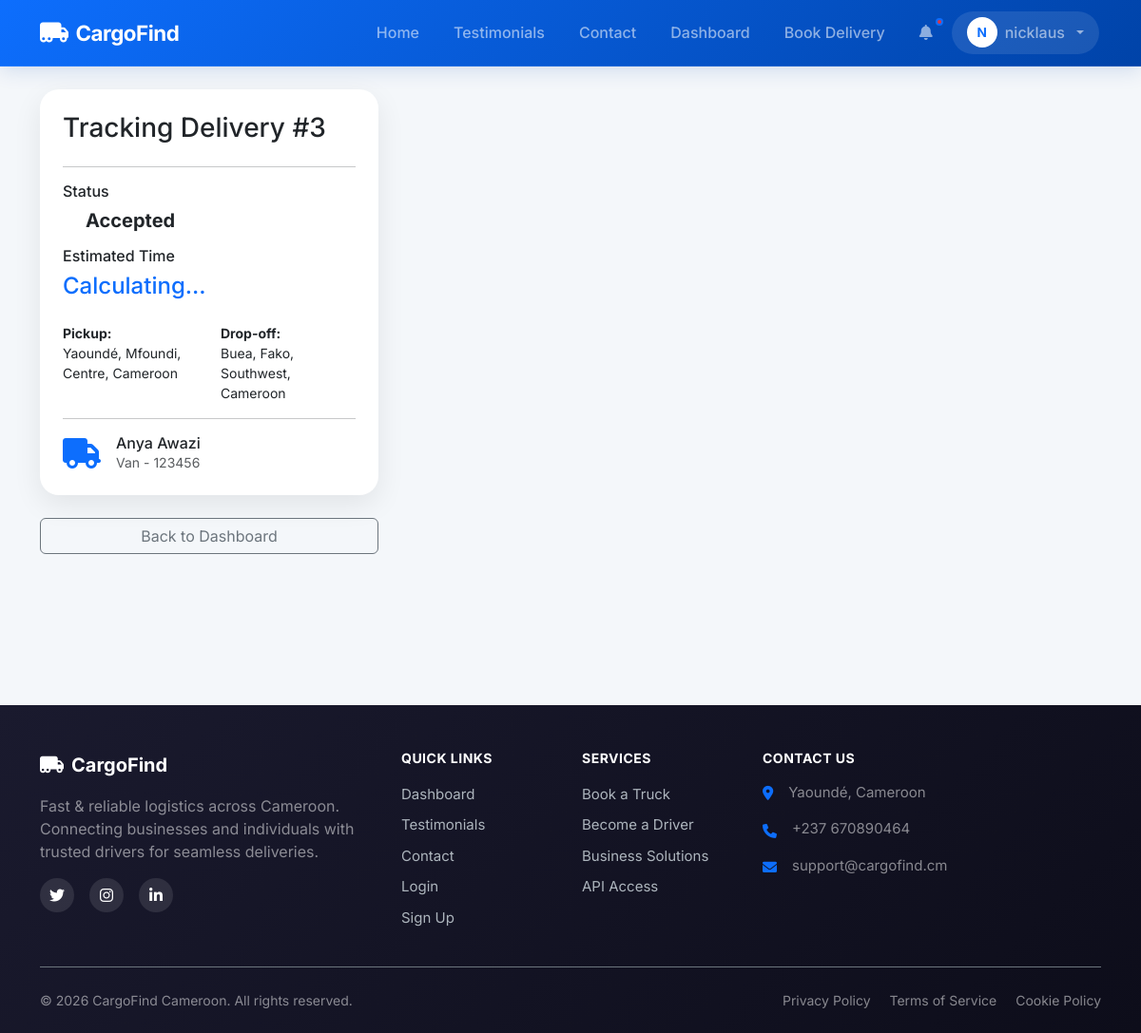
/customer/track/3 (signed in), run on the app's committed database.
### models.py (models this page shows, shortened)
class User(UserMixin, db.Model):
    id = db.Column(db.Integer, primary_key=True)
    email = db.Column(db.String(120), unique=True, nullable=False)
    phone = db.Column(db.String(20), unique=True, nullable=False)
    password_hash = db.Column(db.String(255), nullable=False)
    full_name = db.Column(db.String(100), nullable=False)
    address = db.Column(db.String(200))
    role = db.Column(db.String(20), nullable=False) # 'customer', 'driver', 'admin'
    vehicle_type = db.Column(db.String(50)) # 'car', 'van', 'truck'
    vehicle_id = db.Column(db.String(50))
    license_url = db.Column(db.String(255))
    is_verified = db.Column(db.Boolean, default=False)
    registration_otp = db.Column(db.String(6))
    is_active = db.Column(db.Boolean, default=False)
    is_approved = db.Column(db.Boolean, default=False) # Admin approval
    current_lat = db.Column(db.Float)
    current_lng = db.Column(db.Float)
    deliveries_as_customer = db.relationship('Delivery', backref='customer', foreign_keys='Delivery.customer_id')
    deliveries_as_driver = db.relationship('Delivery', backref='driver', foreign_keys='Delivery.driver_id')
    notifications = db.relationship('Notification', backref='user', lazy=True)
    wallet = db.relationship('Wallet', backref='user', uselist=False)

class Delivery(db.Model):
    id = db.Column(db.Integer, primary_key=True)
    customer_id = db.Column(db.Integer, db.ForeignKey('user.id'), nullable=False)
    driver_id = db.Column(db.Integer, db.ForeignKey('user.id'))
    pickup_location = db.Column(db.String(200), nullable=False)
    pickup_lat = db.Column(db.Float)
    pickup_lng = db.Column(db.Float)
    dropoff_location = db.Column(db.String(200), nullable=False)
    dropoff_lat = db.Column(db.Float)
    dropoff_lng = db.Column(db.Float)
    goods_description = db.Column(db.Text, nullable=False)
    pickup_time = db.Column(db.DateTime, default=datetime.utcnow)
    dropoff_time = db.Column(db.DateTime)
    special_instructions = db.Column(db.Text)
    weight = db.Column(db.Float)
    vehicle_type = db.Column(db.String(50)) # Type of vehicle required
    distance_km = db.Column(db.Float)
    estimated_time = db.Column(db.String(50))
    total_cost = db.Column(db.Float)
    status = db.Column(db.String(50), default='Pending')
    created_at = db.Column(db.DateTime, default=datetime.utcnow)
    payment_status = db.Column(db.String(20), default='Unpaid') # Unpaid, Paid
    payment_method = db.Column(db.String(50)) # MoMo, Orange, Cash
    pickup_otp = db.Column(db.String(6))
    delivery_otp = db.Column(db.String(6))
    rating = db.Column(db.Integer)
    feedback = db.Column(db.Text)

### app.py (the view)
@app.route('/customer/track/<int:delivery_id>')
@login_required
def track_delivery(delivery_id):
    delivery = Delivery.query.get_or_404(delivery_id)
    if delivery.customer_id != current_user.id:
        return redirect(url_for('index'))
    driver_lat = None
    driver_lng = None
    if delivery.driver_id:
        driver = User.query.get(delivery.driver_id)
        if driver:
            driver_lat = driver.current_lat
            driver_lng = driver.current_lng
    return render_template('customer/tracking.html',
                           delivery=delivery,
                           driver_lat=driver_lat,
                           driver_lng=driver_lng)

### app.py (called while the page is built)
@login_manager.user_loader
def load_user(user_id):
    return User.query.get(int(user_id))

### templates/customer/tracking.html (shortened to what this page needs)
{% extends "base.html" %}
{% block content %}
<div class="d-none d-md-block">
    <div class="row">
        <div class="col-md-4">
            <div class="card p-4 mb-4 border-primary">
                <h3>Tracking Delivery #{{ delivery.id }}</h3>
                <hr>
                <div class="mb-3">
                    <h6>Status</h6>
                    <div class="d-flex align-items-center">
                        <span id="statusText-desktop" class="fw-bold h5 mb-0">{{ delivery.status }}</span>
                    </div>
                </div>
                <div class="mb-3">
                    <h6>Estimated Time</h6>
                    <p id="etaText-desktop" class="h4 text-primary">Calculating...</p>
                </div>
                <div class="row small">
                    <div class="col-6">
                        <strong>Pickup:</strong><br>
                        {{ delivery.pickup_location }}
                    </div>
                    <div class="col-6">
                        <strong>Drop-off:</strong><br>
                        {{ delivery.dropoff_location }}
                    </div>
                </div>
                <hr>
                <div class="d-flex align-items-center">
                    <i class="fas fa-truck fa-2x text-primary me-3"></i>
                    <div>
                        <h6 class="mb-0">{{ delivery.driver.full_name if delivery.driver else 'Waiting for driver...' }}</h6>
                        <p class="text-muted small mb-0">{{ delivery.driver.vehicle_type | capitalize if delivery.driver }} - {{ delivery.driver.vehicle_id if delivery.driver }}</p>
                    </div>
                </div>
            </div>
            <a href="{{ url_for('customer_dashboard') }}" class="btn btn-outline-secondary w-100">Back to Dashboard</a>
        </div>
        <div class="col-md-8">
            <div id="trackMap-desktop" style="height: 600px; border-radius: 15px;"></div>
        </div>
    </div>
</div>
{% endblock %}

### templates/base.html (shortened to what this page needs)
<!DOCTYPE html>
<html lang="en">
<head>
    <link href="https://cdn.jsdelivr.net/npm/bootstrap@5.3.0/dist/css/bootstrap.min.css" rel="stylesheet">
    <link rel="stylesheet" href="https://cdnjs.cloudflare.com/ajax/libs/font-awesome/6.0.0/css/all.min.css">
    <link rel="stylesheet" href="https://unpkg.com/leaflet@1.9.4/dist/leaflet.css" />
    <link rel="stylesheet" href="{{ url_for('static', filename='css/style.css') }}">
</head>
<body class="animate-fade-in">
    <nav class="navbar navbar-expand-lg navbar-dark sticky-top">
        <div class="container">
            <a class="navbar-brand" href="{{ url_for('index') }}">
                <i class="fas fa-truck-moving"></i>
                <span>CargoFind</span>
            </a>
            <div class="collapse navbar-collapse" id="navbarNav">
                <ul class="navbar-nav ms-auto align-items-lg-center">
                    <li class="nav-item">
                        <a class="nav-link" href="{{ url_for('index') }}">
                             Home
                        </a>
                    </li>
                    <li class="nav-item">
                        <a class="nav-link" href="{{ url_for('testimonials') }}">
                             Testimonials
                        </a>
                    </li>
                    <li class="nav-item">
                        <a class="nav-link" href="{{ url_for('contact') }}">
                             Contact
                        </a>
                    </li>
                    {% if current_user.is_authenticated %}
                        {% if current_user.role == 'customer' %}
                            <li class="nav-item">
                                <a class="nav-link" href="{{ url_for('customer_dashboard') }}">
                                     Dashboard
                                </a>
                            </li>
                            <li class="nav-item">
                                <a class="nav-link" href="{{ url_for('book_delivery') }}">
                                     Book Delivery
                                </a>
                            </li>
                        {% elif current_user.role == 'driver' %}
                            <li class="nav-item">
                                <a class="nav-link" href="{{ url_for('driver_dashboard') }}">
                                    <i class="fas fa-tachometer-alt me-1 d-lg-none"></i> Driver Panel
                                </a>
                            </li>
                        {% endif %}
                        <li class="nav-item">
                            <a class="nav-link notification-badge" href="{{ url_for('notifications') }}">
                                <i class="fas fa-bell"></i>
                            </a>
                        </li>
                        <li class="nav-item dropdown">
                            <a class="nav-link nav-user dropdown-toggle" href="#" role="button" data-bs-toggle="dropdown">
                                <div class="nav-user-avatar">
                                    {{ current_user.full_name[0]|upper }}
                                </div>
                                <span class="d-none d-md-inline">{{ current_user.full_name.split()[0] }}</span>
                            </a>
                        </li>
                    {% endif %}
                </ul>
            </div>
        </div>
    </nav>
    <div class="container mt-4">
        {% block content %}{% endblock %}
    </div>
    <footer class="footer bg-dark text-white pt-5 pb-4 mt-5">
        <div class="container">
            <div class="d-none d-md-block">
                <div class="row">
                    <div class="col-lg-4 col-md-6 mb-4 mb-lg-0">
                        <a href="{{ url_for('index') }}" class="footer-brand d-flex align-items-center text-white text-decoration-none mb-3">
                            <i class="fas fa-truck-moving fa-lg me-2"></i>
                            <span class="fw-bold fs-5">CargoFind</span>
                        </a>
                        <p class="text-white-50 mb-3">Fast & reliable logistics across Cameroon. Connecting businesses and individuals with trusted drivers for seamless deliveries.</p>
                        <div class="d-flex gap-3">
                            <a href="#" class="social-link"><i class="fab fa-twitter"></i></a>
                            <a href="#" class="social-link"><i class="fab fa-instagram"></i></a>
                            <a href="#" class="social-link"><i class="fab fa-linkedin-in"></i></a>
                        </div>
                    </div>
                    <div class="col-lg-2 col-md-6 mb-4 mb-lg-0">
                        <h6 class="footer-heading text-uppercase fw-bold mb-3">Quick Links</h6>
                        <ul class="list-unstyled footer-links">
                            {% if not current_user.is_authenticated %}
                            <li><a href="{{ url_for('index') }}" class="footer-link">Home</a></li>
                            {% else %}
                            <li><a href="{% if current_user.role == 'admin' %}{{ url_for('admin_dashboard') }}{% elif current_user.role == 'driver' %}{{ url_for('driver_dashboard') }}{% else %}{{ url_for('customer_dashboard') }}{% endif %}" class="footer-link">Dashboard</a></li>
                            {% endif %}
                            <li><a href="{{ url_for('testimonials') }}" class="footer-link">Testimonials</a></li>
                            <li><a href="{{ url_for('contact') }}" class="footer-link">Contact</a></li>
                            <li><a href="{{ url_for('login') }}" class="footer-link">Login</a></li>
                            <li><a href="{{ url_for('register') }}" class="footer-link">Sign Up</a></li>
                        </ul>
                    </div>
                    <div class="col-lg-2 col-md-6 mb-4 mb-lg-0">
                        <h6 class="footer-heading text-uppercase fw-bold mb-3">Services</h6>
                        <ul class="list-unstyled footer-links">
                            <li><a href="{{ url_for('register') }}" class="footer-link">Book a Truck</a></li>
                            <li><a href="{{ url_for('register') }}" class="footer-link">Become a Driver</a></li>
                            <li><a href="{{ url_for('contact') }}" class="footer-link">Business Solutions</a></li>
                            <li><a href="{{ url_for('contact') }}" class="footer-link">API Access</a></li>
                        </ul>
                    </div>
                    <div class="col-lg-4 col-md-6">
                        <h6 class="footer-heading text-uppercase fw-bold mb-3">Contact Us</h6>
                        <ul class="list-unstyled footer-contact">
                            <li class="mb-3 d-flex align-items-start">
                                <i class="fas fa-map-marker-alt mt-1 me-3 text-primary"></i>
                                <span class="text-white-50">Yaoundé, Cameroon</span>
                            </li>
                            <li class="mb-3 d-flex align-items-center">
                                <i class="fas fa-phone mt-1 me-3 text-primary"></i>
                                <span class="text-white-50">+237 670890464</span>
                            </li>
                            <li class="mb-3 d-flex align-items-center">
                                <i class="fas fa-envelope mt-1 me-3 text-primary"></i>
                                <span class="text-white-50">support@cargofind.cm</span>
                            </li>
                        </ul>
                    </div>
                </div>
                <div class="footer-bottom border-top border-secondary mt-4 pt-4 d-flex flex-column flex-md-row justify-content-between align-items-center">
                    <p class="mb-2 mb-md-0 text-white-50">&copy; 2026 CargoFind Cameroon. All rights reserved.</p>
                    <div class="footer-bottom-links">
                        <a href="{{ url_for('privacy') }}" class="text-white-50 text-decoration-none me-3">Privacy Policy</a>
                        <a href="{{ url_for('terms') }}" class="text-white-50 text-decoration-none me-3">Terms of Service</a>
                        <a href="#" class="text-white-50 text-decoration-none">Cookie Policy</a>
                    </div>
                </div>
            </div>
        </div>
    </footer>
</body>
</html>

### static/css/style.css (style rules this page uses)
:root { --primary-gradient: linear-gradient(135deg, #0d6efd 0%, #0043a8 100%); --secondary-gradient: linear-gradient(135deg, #6c757d 0%, #343a40 100%); --glass-bg: rgba(255, 255, 255, 0.9); --card-shadow: 0 10px 30px rgba(0, 0, 0, 0.08); --transition-base: all 0.3s cubic-bezier(0.4, 0, 0.2, 1); }
body { font-family: 'Inter', sans-serif; background-color: #f4f7fa; color: #2d3436; overflow-x: hidden; }
.navbar { background: var(--primary-gradient) !important; backdrop-filter: blur(10px); border-bottom: 1px solid rgba(255, 255, 255, 0.1); padding: 1rem 0; transition: var(--transition-base); }
.card { border: none; border-radius: 20px; box-shadow: var(--card-shadow); transition: var(--transition-base); }
.btn { transition: var(--transition-base); transform: perspective(1px) translateZ(0); }

### templates/base.html (style rules this page uses)
.navbar { background: linear-gradient(135deg, #0d6efd 0%, #0043a8 100%) !important; padding: 0.75rem 0; box-shadow: 0 4px 20px rgba(0, 67, 168, 0.15); }
.navbar-brand { font-weight: 700 !important; font-size: 1.4rem; letter-spacing: -0.5px; display: flex; align-items: center; gap: 0.5rem; }
.navbar-brand i { font-size: 1.5rem; }
.nav-link { font-weight: 500; padding: 0.5rem 1rem !important; border-radius: 8px; transition: all 0.3s ease; margin: 0 2px; }
.nav-user { display: flex; align-items: center; gap: 0.5rem; padding: 0.4rem 1rem !important; background: rgba(255, 255, 255, 0.1); border-radius: 50px; transition: all 0.3s ease; }
.nav-user-avatar { width: 32px; height: 32px; background: white; border-radius: 50%; display: flex; align-items: center; justify-content: center; color: #0d6efd; font-weight: 700; font-size: 0.85rem; }
.notification-badge { position: relative; }
.notification-badge::after { content: ''; position: absolute; top: 5px; right: 5px; width: 8px; height: 8px; background: #dc3545; border-radius: 50%; border: 2px solid #0d6efd; }
.footer { background: linear-gradient(135deg, #1a1a2e 0%, #0d0d1a 100%); }
.footer-brand { transition: opacity 0.2s ease; }
.footer-heading { font-size: 0.875rem; color: #fff; letter-spacing: 0.5px; }
.footer-links li { margin-bottom: 0.5rem; }
.footer-link { color: #adb5bd; text-decoration: none; transition: all 0.2s ease; font-size: 0.9375rem; }
.footer-contact li { font-size: 0.9375rem; }
.social-link { width: 36px; height: 36px; border-radius: 50%; background: rgba(255, 255, 255, 0.1); display: flex; align-items: center; justify-content: center; color: #fff; text-decoration: none; transition: all 0.2s ease; }
.footer-bottom { font-size: 0.875rem; }
.footer-bottom-links a { transition: color 0.2s ease; }

### data on the page
User: full_name "N", full_name "nicklaus"
Delivery: id "3", status "Accepted", pickup_location "Yaoundé, Mfoundi, Centre, Cameroon", dropoff_location "Buea, Fako, Southwest, Cameroon"
User: driver "Anya Awazi", driver.vehicle_type "Van", driver "123456"
